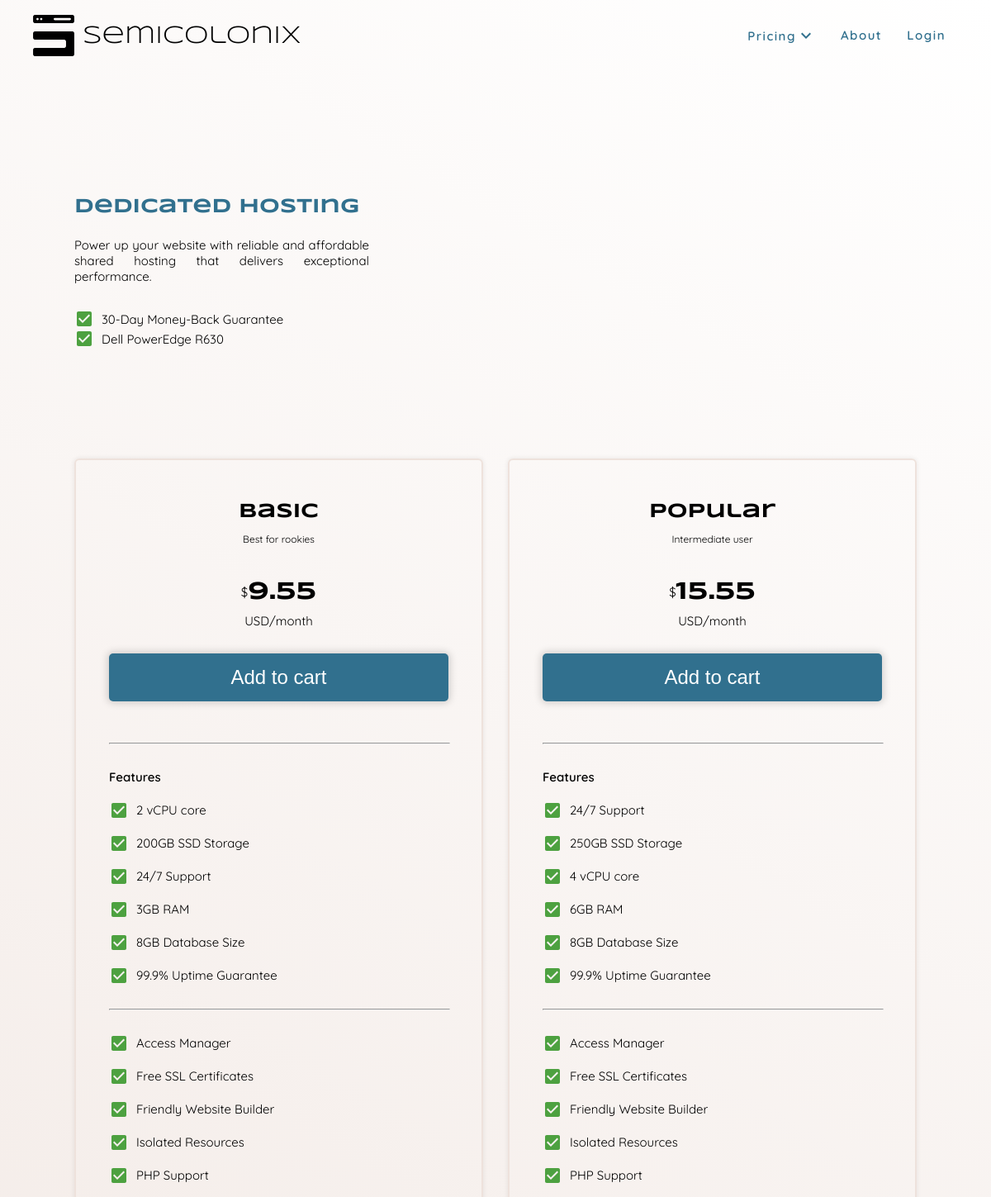
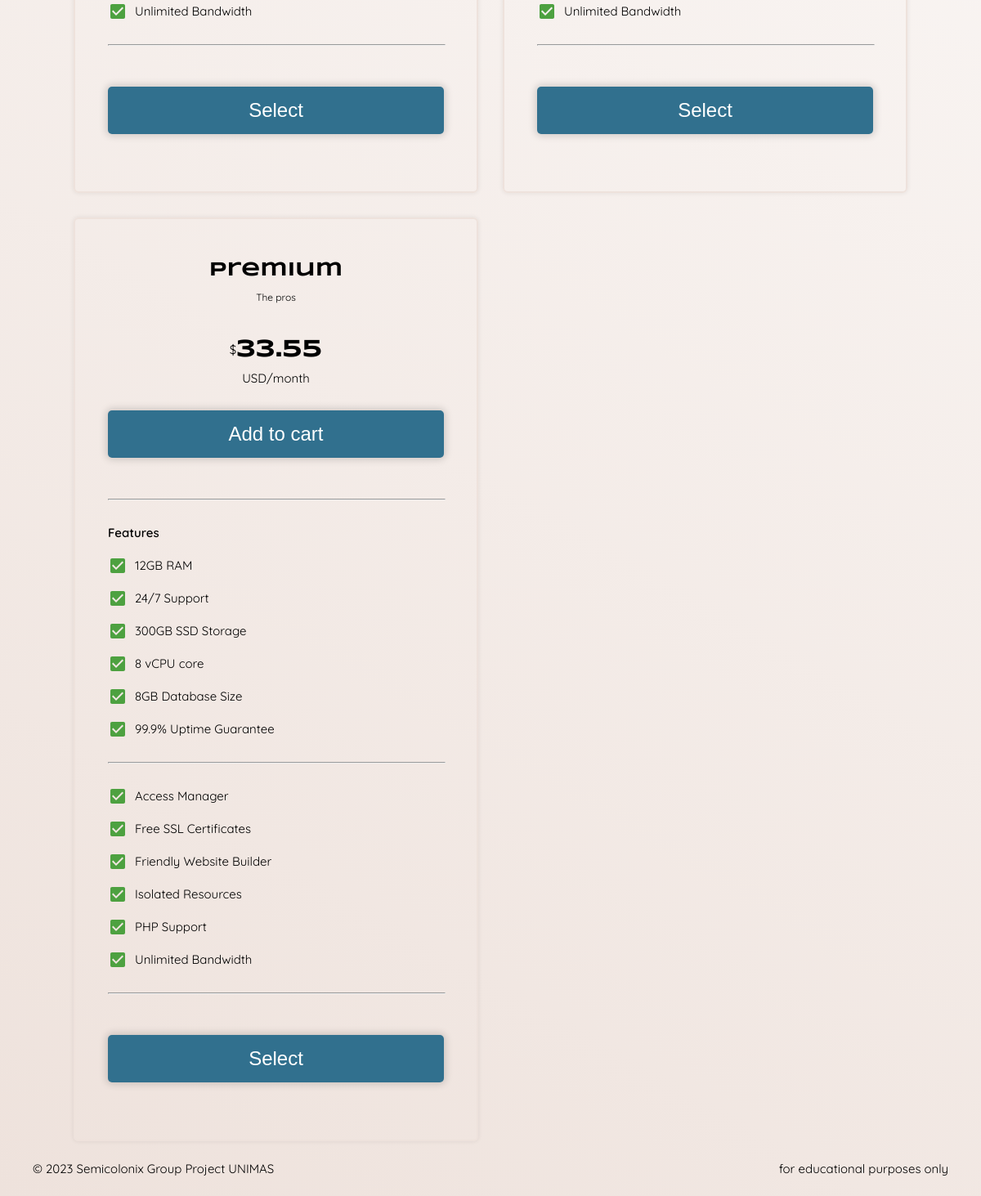
The page /pages/dedicated_hosting_pricing.php on the database its author committed (2 pictures, top to bottom).
### tables this page shows
CREATE TABLE `plan` (
  `plan_id` varchar(255) NOT NULL,
  `prod_id` varchar(255) NOT NULL,
  `plan_name` varchar(256) NOT NULL,
  `plan_desc` varchar(256) NOT NULL,
  `plan_price` float(5,2) NOT NULL,
  `plan_status` enum('ACTIVE','INACTIVE') NOT NULL
);

### handlers/get_all_plan.php (called while the page is built, shortened)
<?php
function getAllPlan(?String $planType = null)
{
    require($_SERVER['DOCUMENT_ROOT'] . "/config/conn.php");
    $allPlan = array();
    try {
        if ($planType == null) {
            $query = "SELECT * FROM plan ORDER BY plan_price ASC";
        } else {
            $query = "SELECT * FROM plan
            INNER JOIN product
            ON plan.prod_id = product.prod_id
            WHERE product.prod_name = '" . $planType . "'
            ORDER BY plan.plan_price ASC";
        }
        $result = mysqli_query($conn, $query);
        if ($result && mysqli_num_rows($result) > 0) {
            while ($row = mysqli_fetch_array($result)) {
                $plans = array();
                $plansIncludeFeature = array();
                $plansExcludeFeature = array();
                $plans['plan_id'] = $row['plan_id'];
                $plans['prod_id'] = $row['prod_id'];
                $plans['plan_name'] = $row['plan_name'];
                $plans['plan_desc'] = $row['plan_desc'];
                $plans['plan_price'] = $row['plan_price'];
                $plans['plan_status'] = $row['plan_status'];
                $query2 = "SELECT * FROM plandetail WHERE plan_id ='" . $row['plan_id'] . "' ORDER BY feature ASC";
                $result2 = mysqli_query($conn, $query2);
                if ($result2 && mysqli_num_rows($result2) > 0) {
                    while ($row2 = mysqli_fetch_array($result2)) {
                        if ($row2['status']) {
                            $plansIncludeFeature[] = $row2['feature'];
                        } else {
                            $plansExcludeFeature[] = $row2['feature'];
                        }
                    }
                    $plans['include_feature'] = $plansIncludeFeature;
                    $plans['exclude_feature'] = $plansExcludeFeature;
                } else {
                    throw new Exception("Error: Plan [" . $row['plan_id'] . "] detail not found");
                }
                $allPlan[] = $plans;
            }
            return json_encode($allPlan, true);
        } else {
            throw new Exception("Error: 0 plan found");
        }
    } catch (Exception $e) {
        mysqli_close($conn);
        return json_encode(['error' => $e->getMessage()], true);
    }
}

### pages/dedicated_hosting_pricing.php (the view, shortened to what this page needs)
<!DOCTYPE html>
<html lang="en">
<head>
    <link rel="stylesheet" href="/css/main.css">
    <link rel="stylesheet" href="/css/pricing.css">
</head>
<body>
    <?php
    require_once($_SERVER['DOCUMENT_ROOT'] . "/includes/nav.php");
    ?>
    <div class="main-pricing-container">
        <header class="flex-row middle between">
            <div class="header-left flex-col">
                <h1 class="c1">Dedicated Hosting</h1>
                <p class="black text-normal font-w-400">Power up your website with reliable and affordable shared hosting that delivers exceptional performance.</p>
                <div class="flex-row middle" style="margin-top:30px;">
                    <span class='icon-tick'></span>
                    <p class="black text-normal font-w-400">30-Day Money-Back Guarantee</p>
                </div>
                <div class="flex-row middle">
                    <span class='icon-tick'></span>
                    <p class="black text-normal font-w-400">Dell PowerEdge R630</p>
                </div>
            </div>
            <iframe id="image-cover" src="/assets/image/dedicated-server-icon2.svg" title="cover"></iframe>
        </header>
        <div class="pricing-layout font-second">
            <?php
            require_once($_SERVER['DOCUMENT_ROOT'] . "/handlers/get_all_plan.php");
            $allPlans = json_decode(getAllPlan("Dedicated"), true);
            foreach ($allPlans as $plan) {
                echo "<div class='pricing-card'>";
                echo "<div class='flex-grow-1'>";
                echo "<h1 class='font-primary text-h1'>" . $plan['plan_name'] . "</h1>";
                echo "<span class='text-small'>" . $plan['plan_desc'] . "</span>";
                echo "<div class='flex-row middle center' style='margin-top:30px;'>";
                echo "<span class='text-normal'>$</span>";
                echo "<h1 class='text-title font-w-600'>" . $plan['plan_price'] . "</h1>";
                echo "</div>";
                echo "<span>USD/month</span>";
                echo "<button class='text-h1' type='submit' id='addToCartBtn' data-plan-id='" . $plan['plan_id'] . "'>Add to cart</button>";
                echo "<hr style='width: 100%; margin: 20px 0;'>";
                echo "<div class='pricing-feature-line'>";
                echo "<p class='font-w-600'>Features</p>";
                echo "</div>";
                $counter = 0;
                foreach ($plan['include_feature'] as $feature) {
                    $counter++;
                    echo "<div class='pricing-feature-line'>";
                    echo "<span class='icon-tick'></span>";
                    echo "<p>" . $feature . "</p>";
                    echo "</div>";
                    if ($counter % 6 == 0) {
                        echo "<hr style='width: 100%; margin: 20px 0;'>";
                    }
                }
                echo "</div>";
                echo "<button class='text-h1' type='submit' id='addToCartBtn' data-plan-id='" . $plan['plan_id'] . "'>Select</button>";
                echo "</div>";
            }
            ?>
        </div>
    </div>
    <?php
    require_once($_SERVER['DOCUMENT_ROOT'] . "/includes/footer.php");
    ?>
</body>
</html>

### css/main.css (style rules this page uses)
:root { --color-black: #000000; --color-white: #ffffff; --color-green: #008000; --color-red: #ff0000; --color-orange: #ff6f00; --color-c1: #31708e; --color-c2: #88bdbc; --color-c3: #eee2dc; --color-c4: #b1a296; --rgb-black: 0, 0, 0; --rgb-white: 255, 255, 255; --rgb-red: 255, 0, 0; --rgb-orange: 255, 111, 0; --rgb-c1: 49, 112, 142; --rgb-c2: 136, 189, 188; --rgb-c3: 238, 226, 220; --rgb-c4: 177, 162, 150; --font-primary: "Syncopate", sans-serif; --font-second: "Quicksand", sans-serif; --font-size-title: 30px; --font-size-h1: 24px; --font-size-normal: 15px; --font-size-small: 12px; font-family: var(--font-primary); }
html, body { height: 100%; width: 100%; background-image: linear-gradient(210deg, var(--color-white), var(--color-c3)); background-repeat: no-repeat; background-attachment: fixed; scroll-behavior: smooth; }
body { display: flex; flex-direction: column; }
h1 { font-size: var(--font-size-h1); }
h1, h2, h3, h4, h5, strong { margin: 0; font-weight: 600; font-family: var(--font-primary); }
a, p, body, html, div, iframe, img { margin: 0; border: 0; font-size: var(--font-size-normal); text-decoration: none; }
span { margin: 0; border: 0; font-size: inherit; }
a, div, p { display: block; font-family: var(--font-second); }
.font-primary { font-family: var(--font-primary); }
.font-second { font-family: var(--font-second); }
.font-w-400 { font-weight: 400; }
.font-w-600 { font-weight: 600; }
.black { --color-current: var(--color-black); color: var(--color-current); }
.c1 { --color-current: var(--color-c1); color: var(--color-current); }
.text-title { font-size: var(--font-size-title); }
.text-h1 { font-size: var(--font-size-h1); }
.text-normal { font-size: var(--font-size-normal); }
.text-small { font-size: var(--font-size-small); }
.flex-grow-1 { flex-grow: 1; }
.flex-row { display: flex; flex-direction: row; flex-wrap: wrap; }
.flex-col { display: flex; flex-direction: column; }
.between { justify-content: space-between; }
.center { display: flex; justify-content: center; }
.middle { display: flex; align-items: center; }
.header-left { width: 35%; }
.header-left > h1 { margin-bottom: 24px; }
.header-left > p { text-align: justify; }
#image-cover { height: 450px; width: 450px; }

### css/pricing.css (style rules this page uses)
.main-pricing-container { display: flex; flex-direction: column; flex-grow: 1; padding: 105px 0 0 0; width: 85%; max-width: 85%; box-sizing: border-box; align-self: center; }
.pricing-layout { display: grid; grid-template-columns: repeat(auto-fill, minmax(400px, 1fr)); gap: 30px; text-align: center; width: 100%; max-width: 100%; }
.pricing-card { display: flex; flex-direction: column; padding: 40px; border-radius: 6px; border: 2px solid var(--color-c3); box-shadow: 0 0 5px 1px rgba(var(--rgb-black), 0.06); transition: all 0.6s ease; }
.pricing-card h1 { margin: 10px 0; }
.pricing-feature-line { display: flex; flex-direction: row; width: 100%; line-height: 40px; justify-content: flex-start; }
.pricing-card button[type="submit"] { width: 100%; padding: 15px 0; margin: 30px 0; border-radius: 5px; border: 0; text-align: center; background-color: var(--color-c1); color: var(--color-white); box-shadow: 0 0 10px 2px #0000002a; }

### rows shown on the page
plan: plan_name "Basic", plan_desc "Best for rookies", plan_price "9.55", feature "2 vCPU core", feature "200GB SSD Storage", feature "24/7 Support", feature "3GB RAM", feature "8GB Database Size", feature "99.9% Uptime Guarantee", feature "Access Manager", feature "Free SSL Certificates", feature "Friendly Website Builder", feature "Isolated Resources", feature "PHP Support", feature "Unlimited Bandwidth"
plan: plan_name "Popular", plan_desc "Intermediate user", plan_price "15.55", feature "24/7 Support", feature "250GB SSD Storage", feature "4 vCPU core", feature "6GB RAM", feature "8GB Database Size", feature "99.9% Uptime Guarantee", feature "Access Manager", feature "Free SSL Certificates", feature "Friendly Website Builder", feature "Isolated Resources", feature "PHP Support", feature "Unlimited Bandwidth"
plan: plan_name "Premium", plan_desc "The pros", plan_price "33.55", feature "12GB RAM", feature "24/7 Support", feature "300GB SSD Storage", feature "8 vCPU core", feature "8GB Database Size", feature "99.9% Uptime Guarantee", feature "Access Manager", feature "Free SSL Certificates", feature "Friendly Website Builder", feature "Isolated Resources", feature "PHP Support", feature "Unlimited Bandwidth"
